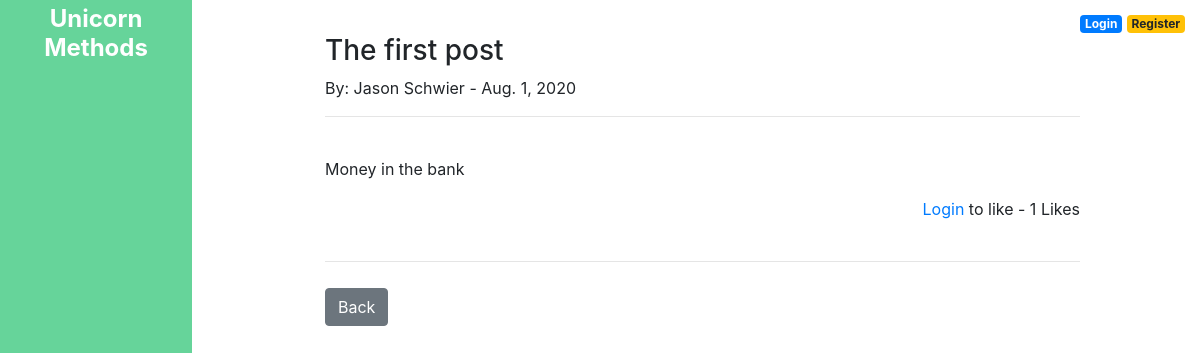
The app's page /article/1 with its own data.
### theblog/models.py (models this page shows, shortened)
class Post(models.Model):
	title = models.CharField(max_length= 255)
	header_image = models.ImageField(null=True, blank=True, upload_to="images/")
	title_tag = models.CharField(max_length= 255)
	author = models.ForeignKey(User, on_delete=models.CASCADE)
	body = RichTextField(blank=True, null=True, max_length=50000)
	post_date = models.DateField(auto_now_add=True)
	SEO = models.CharField(max_length = 255)
	category = models.CharField(max_length=350)
	snippet = models.CharField(max_length=50000)
	likes = models.ManyToManyField(User, related_name= 'blog_posts')
	def total_likes(self):
		return self.likes.count()

### theblog/views.py (the view)
# urls.py: path('article/<int:pk>', ArticleDetailView.as_view(), name="article-detail"),
class ArticleDetailView(DetailView):
	model = Post
	template_name = 'article_details.html'
	def get_context_data(self, *args, **kwargs):
		cat_menu = Category.objects.all()
		context = super(ArticleDetailView, self).get_context_data(*args, **kwargs)
		stuff = get_object_or_404(Post, id=self.kwargs['pk'])
		total_likes = stuff.total_likes()
		liked = False
		if stuff.likes.filter(id=self.request.user.id).exists():
			liked = True
		context["cat_menu"] = cat_menu
		context["total_likes"] = total_likes
		context["liked"]= liked
		return context

### theblog/models.py (called while the page is built)
	def __str__(self):
		return self.name

### theblog/templates/article_details.html (shortened to what this page needs)
{% extends 'base.html' %}
{% load static %}
{% block content %}
<div class= "home">
<h3> {{ post.title }} </h3>
 By: {{ post.author.first_name }} {{ post.author.last_name }} - {{ post.post_date }}
 <hr>
<br/>
{{ post.body|safe }}
<div class="like">
   <form action = "{% url 'like_post' post.pk %}" method = "POST">
    {% if user.is_authenticated %}
        {% if liked %}
            <button type = "submit", name="post_id", value= "{{ post.id }}" class="btn btn-secondary btn-sm"> Unlike </button>
        {% else %}
            <button type = "submit", name="post_id", value= "{{ post.id }}" class="btn btn-primary btn-sm"> Like </button>
        {% endif %}
    {% else %}
        <a href="{% url 'login' %}">Login</a> to like
    {% endif %}
         - {{ total_likes }} Likes
    </form>
</div>
<br/><hr>
<div class="back">
    <a href="{% url 'home' %}" class="btn btn-secondary">Back</a>
</div>
</div>
{% endblock %}

### static/theblog/css/main.css (style rules this page uses)
.back { padding-top: 10px; }
.like { text-align: right; padding-top: 0; }
.home { padding-left: 280px; padding-right: 75px; padding-top: 0px; }

### records on screen
Post: title "The first post", author.first_name "Jason", author.last_name "Schwier", post_date "Aug. 1, 2020", body "Money in the bank"

### other values on screen
{{ total_likes }} "1"
